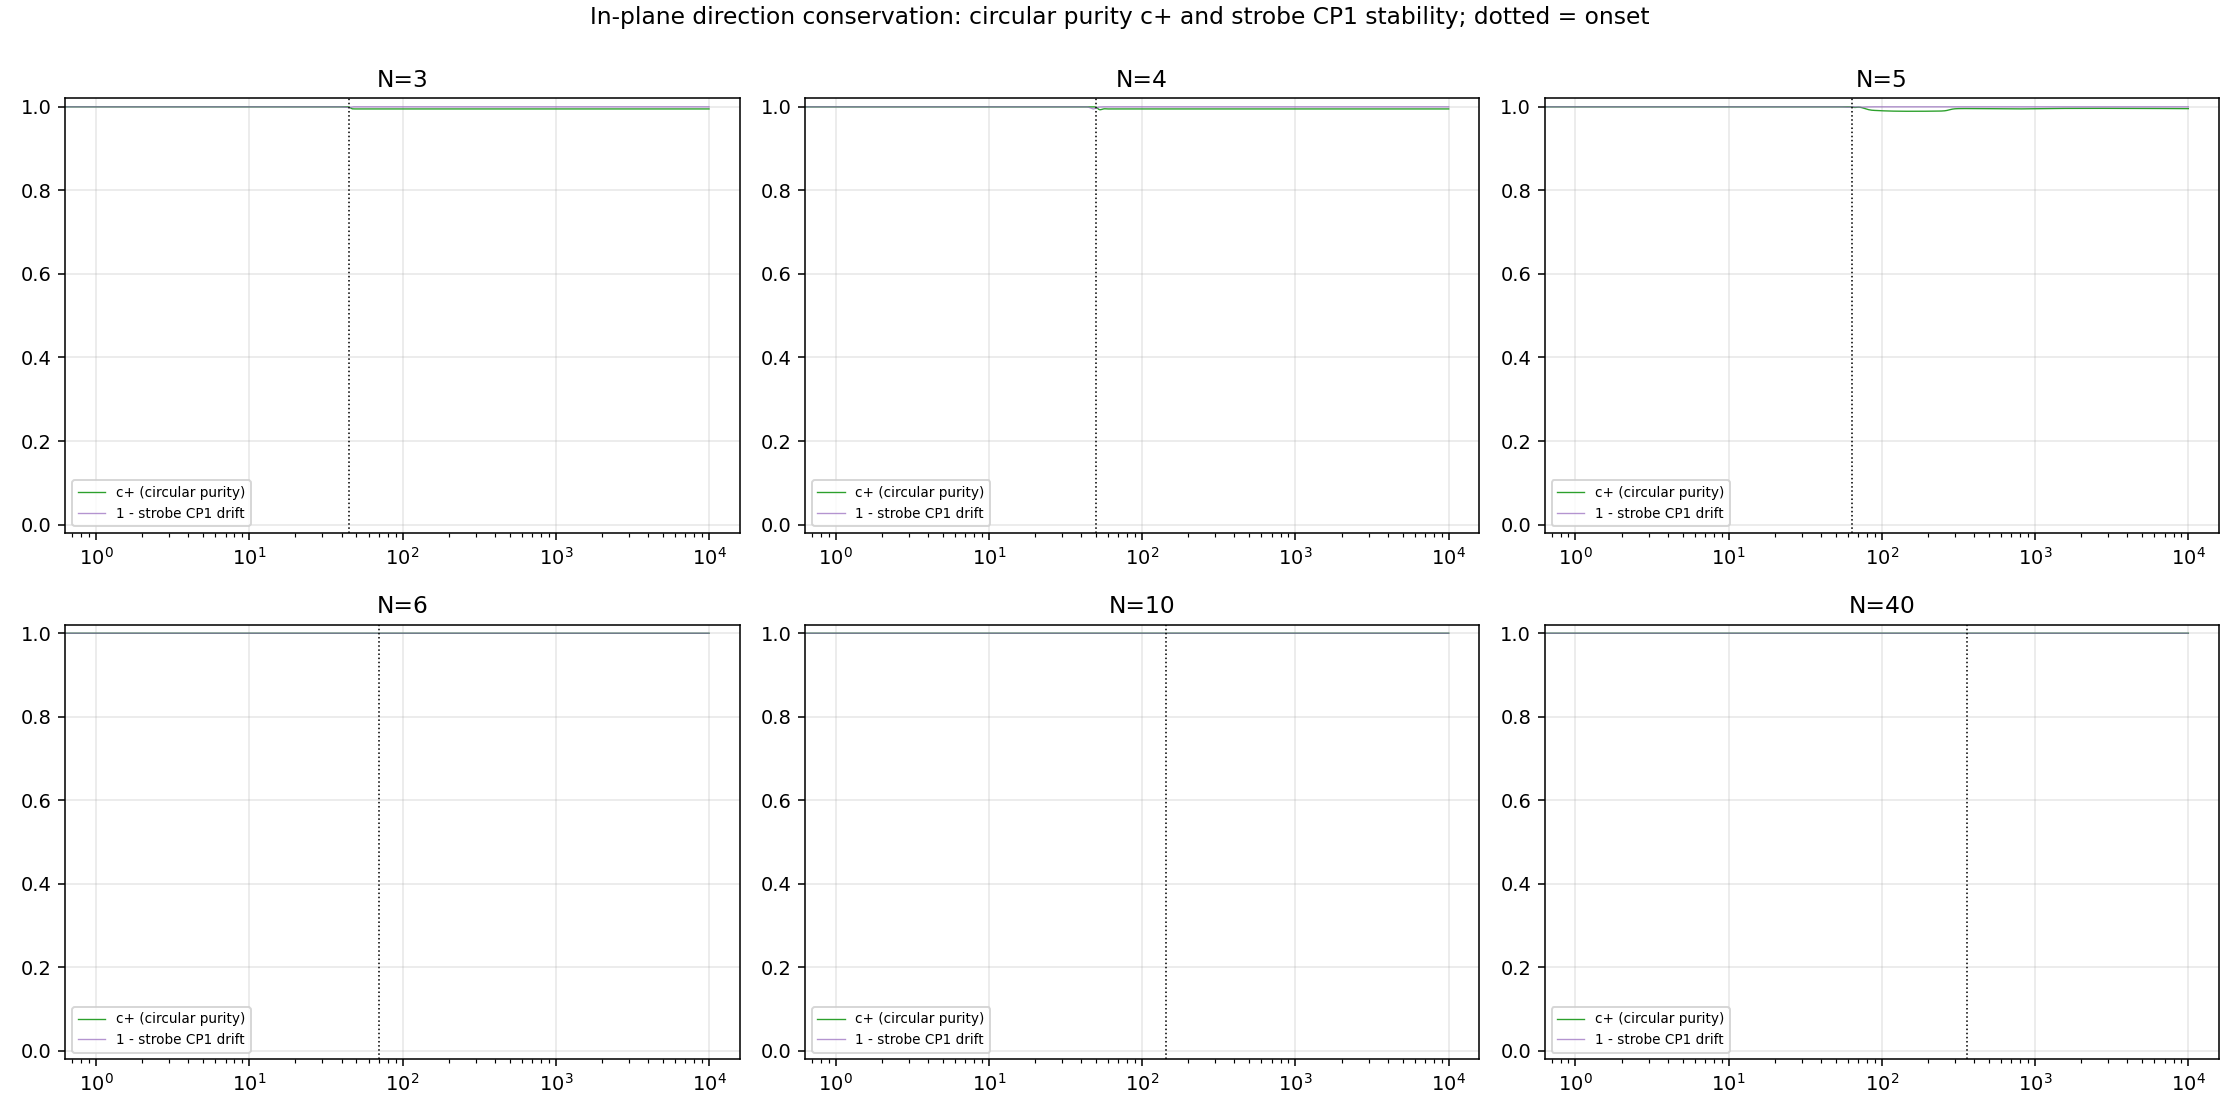

Python code for this plot:
#!/usr/bin/env python3
# -*- coding: utf-8 -*-
"""三方向の区別と安定性 (2): 元の複素平面 Π0 内で保存される方向の探索（読み出しのみ）。

問い（木原 2026-09-06）: 元の複素平面で保存される方向があれば、法線と合わせて
3軸が安定して読み出せるのではないか。

面内状態は複素2成分 v(t) = (p·Z(t), q·Z(t)) ∈ C²。面内の「方向」は CP¹ 点
（グローバル位相を除いた v̂ の向き）。面内回転 SO(2) の複素固有ベクトルは
円偏光対 ê± = (1, ±i)/√2 で、固有値は純位相——つまり **90°位相差構造（円偏光
の組み合わせ）そのものが、面内回転で唯一向きを変えない方向**。親 Z0 = Re+i·Im
（Re⊥Im・等振幅）はちょうど ê₊ に対応するはず——これを測る。
検定:
 (a) c₊(t) = |⟨ê₊, v̂(t)⟩|: 円偏光方向の純度（1=完全保存）。全歩。
 (b) CP¹ 連続ドリフト d_cont(t) = 1−|⟨v̂(t), v̂(t+1)⟩| と
     ストロボドリフト d_str(k) = 1−|⟨v̂(k·den), v̂((k+1)·den)⟩|（den=N）。
     実軸（X,Y 個別）の保存はストロボでのみ意味を持つ——ロック後に 0 になるか。
 (c) 文脈量: 面内エネルギー比 h1(t) = (|a|²+|b|²)/‖Z‖²（=1−f）。
入力: N3_N40_long10000_20260905 の npz（SHA台帳照合）。新規走行なし。
出力: check_inplane_direction_conservation_v1.{json,csv,png}
"""
import csv
import hashlib
import json
from pathlib import Path

import numpy as np
import matplotlib
matplotlib.use("Agg")
import matplotlib.pyplot as plt

BASE = Path(__file__).resolve().parent
SWEEP = BASE.parent / "N3_N40_long10000_20260905"
RL = BASE.parent / "N3_N40_rotation_lock_analysis_20260905"
NS = [3, 4, 5, 6, 10, 40]

ledger = {}
with open(SWEEP / "SHA256SUMS.txt") as fh:
    for line in fh:
        parts = line.split()
        if len(parts) == 2:
            ledger[parts[1]] = parts[0]

rl = json.load(open(RL / 'rotation_lock_analysis_v1.json'))
onset = {r[0]: int(r[2]) for r in rl['table']}

E_PLUS = np.array([1.0, 1.0j]) / np.sqrt(2.0)

out = {}
rows = []
fig, axs = plt.subplots(2, 3, figsize=(16, 8))
for ax, N in zip(axs.ravel(), NS):
    rel = f'results/hm_N{N}_den_{N}_states_10000.npz'
    h = hashlib.sha256(open(SWEEP / rel, 'rb').read()).hexdigest()
    assert ledger[rel] == h, f'INPUT GATE FAIL: {rel}'
    Z = np.asarray(np.load(SWEEP / rel)['Z'], dtype=np.complex128)
    T, M = Z.shape
    rp, ip = Z[0].real, Z[0].imag
    p = rp / np.linalg.norm(rp)
    q = ip - (ip @ p) * p
    q = q / np.linalg.norm(q)
    a = Z @ p
    b = Z @ q
    v = np.stack([a, b], axis=1)
    vn = np.linalg.norm(v, axis=1)
    vhat = v / vn[:, None]
    h1 = (np.abs(a) ** 2 + np.abs(b) ** 2) / np.sum(np.abs(Z) ** 2, axis=1)
    c_plus = np.abs(vhat @ E_PLUS.conj())
    d_cont = 1.0 - np.abs(np.einsum('ij,ij->i', vhat[:-1].conj(), vhat[1:]))
    den = N
    vs = vhat[::den]
    d_str = 1.0 - np.abs(np.einsum('ij,ij->i', vs[:-1].conj(), vs[1:]))
    sc = onset[N]
    ramp_end = max(sc - 10, 1)
    res = {'onset': sc,
           'c_plus': {'step0': float(c_plus[0]),
                      'ramp_min_(0..onset-10)': float(c_plus[:ramp_end].min()),
                      'global_min': float(c_plus.min()),
                      'argmin_step': int(np.argmin(c_plus)),
                      'final_mean_last1000': float(c_plus[-1000:].mean())},
           'cp1_drift_per_step': {'ramp_max': float(d_cont[:ramp_end].max()),
                                  'final_mean_last1000': float(d_cont[-1000:].mean())},
           'cp1_strobe_drift': {'first10_mean': float(d_str[:10].mean()),
                                'final_mean_last100': float(d_str[-100:].mean()),
                                'final_max_last100': float(d_str[-100:].max())},
           'inplane_fraction_h1': {'step0': float(h1[0]), 'final_mean_last1000': float(h1[-1000:].mean())}}
    out[str(N)] = res
    rows.append([N, sc, f"{c_plus[0]:.10f}", f"{res['c_plus']['ramp_min_(0..onset-10)']:.10f}",
                 f"{res['c_plus']['global_min']:.6f}", res['c_plus']['argmin_step'],
                 f"{res['c_plus']['final_mean_last1000']:.6f}",
                 f"{res['cp1_strobe_drift']['final_mean_last100']:.3e}",
                 f"{res['inplane_fraction_h1']['final_mean_last1000']:.6f}"])
    ax.plot(c_plus, lw=0.7, color='tab:green', label='c+ (circular purity)')
    ax.plot(np.arange(0, T, den)[:-1] if len(d_str) == len(vs) - 1 else np.arange(len(d_str)) * den,
            1.0 - d_str, lw=0.7, color='tab:purple', alpha=.7, label='1 - strobe CP1 drift')
    ax.axvline(sc, color='k', ls=':', lw=0.8)
    ax.set_title(f'N={N}')
    ax.set_xscale('log')
    ax.set_ylim(-0.02, 1.02)
    ax.grid(alpha=.3)
    ax.legend(fontsize=7)
    print(f"N={N}: c+ step0={c_plus[0]:.8f} 増幅期min={res['c_plus']['ramp_min_(0..onset-10)']:.8f} "
          f"全域min={c_plus.min():.4f}(step {np.argmin(c_plus)}) 終盤={res['c_plus']['final_mean_last1000']:.6f} | "
          f"ストロボCP¹ドリフト 終盤={res['cp1_strobe_drift']['final_mean_last100']:.2e} | "
          f"面内比 終盤={res['inplane_fraction_h1']['final_mean_last1000']:.4f}", flush=True)

HEADER = ['N', 'onset', 'c_plus_step0', 'c_plus_ramp_min', 'c_plus_global_min', 'argmin_step',
          'c_plus_final_mean', 'strobe_cp1_drift_final', 'h1_final_mean']
with open(BASE / 'check_inplane_direction_conservation_v1.csv', 'w', newline='') as fh:
    w = csv.writer(fh); w.writerow(HEADER); w.writerows(rows)
with open(BASE / 'check_inplane_direction_conservation_v1.json', 'w') as fh:
    json.dump(out, fh, indent=2)
fig.suptitle('In-plane direction conservation: circular purity c+ and strobe CP1 stability; dotted = onset', y=.995)
fig.tight_layout()
fig.savefig(BASE / 'check_inplane_direction_conservation_v1.png', dpi=140)
print('ALL DONE')
